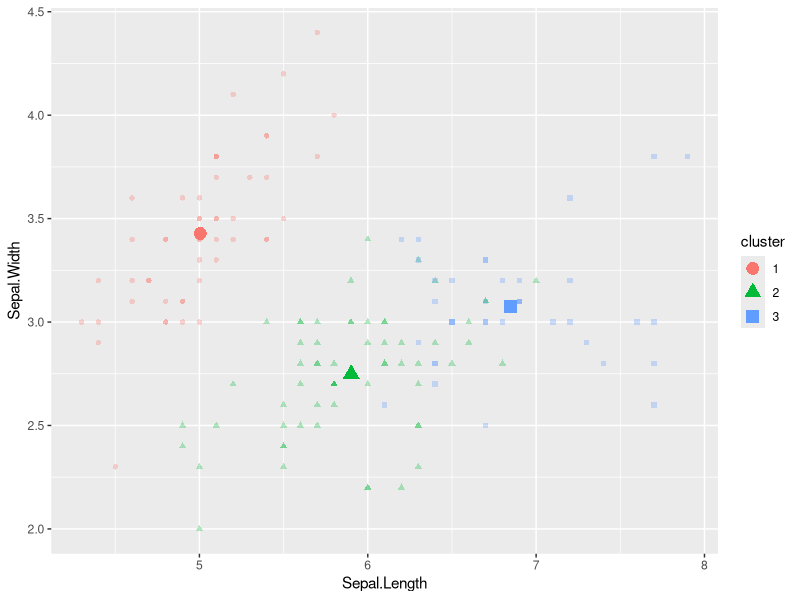
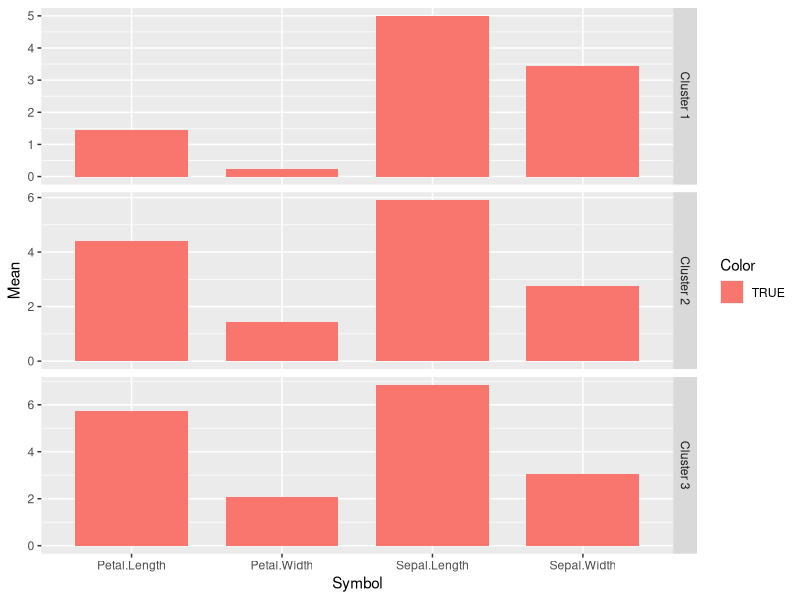

The R script that drew these images, in order:
help("kmeans")

R.version  #r version running

search()        # Shows the loaded packages

getOption("defaultPackages")

library()       # Shows the installed packages

#install.packages("ggplot2")
#install.packages("tidyr")

library(ggplot2)
search()

library("tidyr")
search()

#install.packages(c("tidyr", "devtools")) #tidyr for data handling

getwd()  #name of the working directory

dir()  # show files in the working directory

#to change working directory
#getting and setting the working directory
setwd("C:\\Users\\lenovo\\Desktop\\Rdatamining")

getwd()


#Kmeans clustering
data(iris)

#to get structure of data
str(iris)

iris2 <- iris
View(iris2)
str(iris2)

iris2$Species <- NULL #not to use species field
str(iris2)

km <- kmeans(iris2, 3)  # 3 clusters
km

?kmeans

km$size  #size of each cluster

km$centers

km$cluster

km$iter  #number of iterations used

iris2$cluster <- factor(km$cluster) #adding cluster label with each point
View(iris2)

km$withinss  #each cluster Sum of square error

#visulaizing clusters
I=iris2[c(1,2,5)]
View(I)  #data to plot

centers <- data.frame(cluster=factor(1:3), km$centers)
centers

ggplot(data=I, aes(x=Sepal.Length, y=Sepal.Width, color=cluster, shape=cluster)) +
  geom_point(alpha=.3)+
  geom_point(data=centers, aes(x=Sepal.Length, y=Sepal.Width), size=3, stroke=2)

#plotting mean of each variable within each cluster
centers=km$centers
t(centers)

centers <- as.data.frame(t(centers))
names(centers) <- paste("Cluster", 1:3)
centers

centers$Symbol <- row.names(centers)
centers$Symbol

centers <- gather(centers, "Cluster", "Mean", -Symbol)
centers$Color = centers$Mean > 0
ggplot(centers, aes(x=Symbol, y=Mean, fill=Color)) +
  geom_bar(stat='identity', position = "identity", width=.75) +
  facet_grid(Cluster ~ ., scales='free_y')

#comparing clusters with actual class species
table(iris$Species, km$cluster)

#other parameters setting
km1 <- kmeans(iris2, 2,5) #adding number of iteration
km1

table(iris$Species, km1$cluster) 
#may create confusion matrix

